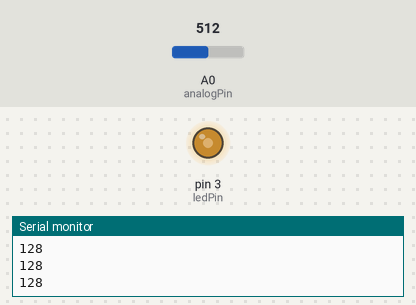
Simulated run of this sketch. Board: Arduino Uno, built with avr-gcc and run on an emulated ATmega328P. Parts: output pins drawn as LEDs (lit = HIGH), the last lines printed to the serial monitor. The inputs (shaded band) are chosen by the test bench; at power-on: A0 (analogPin) = 512.

Above: at 1.2 s.
1.3 s: A0 (analogPin) set to 716
At 2.4 s:
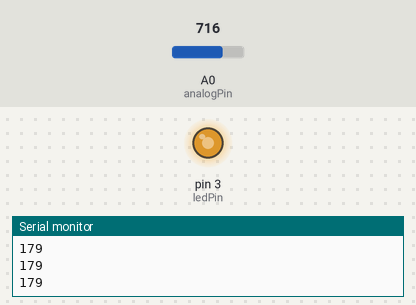
2.8 s: A0 (analogPin) set to 900
At 3.7 s:
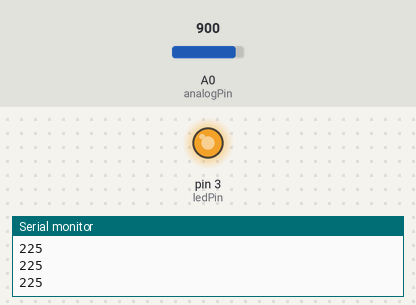
4.3 s: A0 (analogPin) set to 122
At 5.0 s:
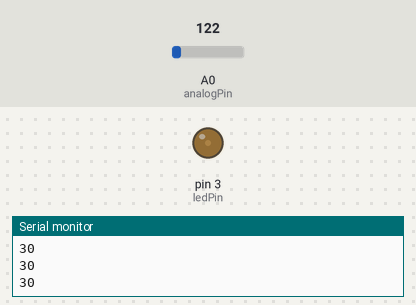
5.8 s: A0 (analogPin) set to 0
At 6.2 s:
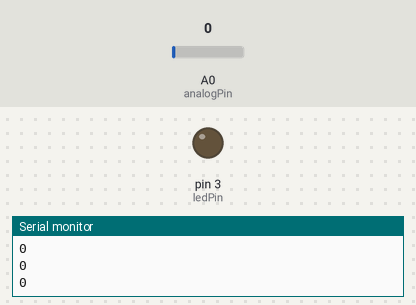
Timing chart, 0 to 8.3 s (numbered marks = the images above; inputs shaded):
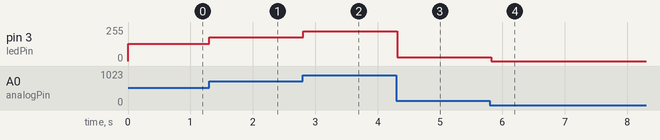

Measured:
- after the input at 1.3 s, pin 3 (ledPin): 128/255 → 179/255 at once
- after the input at 2.8 s, pin 3 (ledPin): 179/255 → 225/255 at once
- after the input at 4.3 s, pin 3 (ledPin): 225/255 → 30/255 at once
- after the input at 5.8 s, pin 3 (ledPin): 30/255 → 0/255 at once

The sketch:

potenciometro_led.ino
```cpp
int ledPin = 3;
int analogPin = 0;
int val = 0;
int btnPin = 4;

void setup()
{
    // put your setup code here, to run once:
    pinMode(ledPin, OUTPUT);
    pinMode(btnPin, INPUT);
    Serial.begin(9600);
}

void loop()
{
    // put your main code here, to run repeatedly:
    val = analogRead(analogPin);
    analogWrite(ledPin, val / 4);
    Serial.println(val / 4);
    delay(100);
}
```
